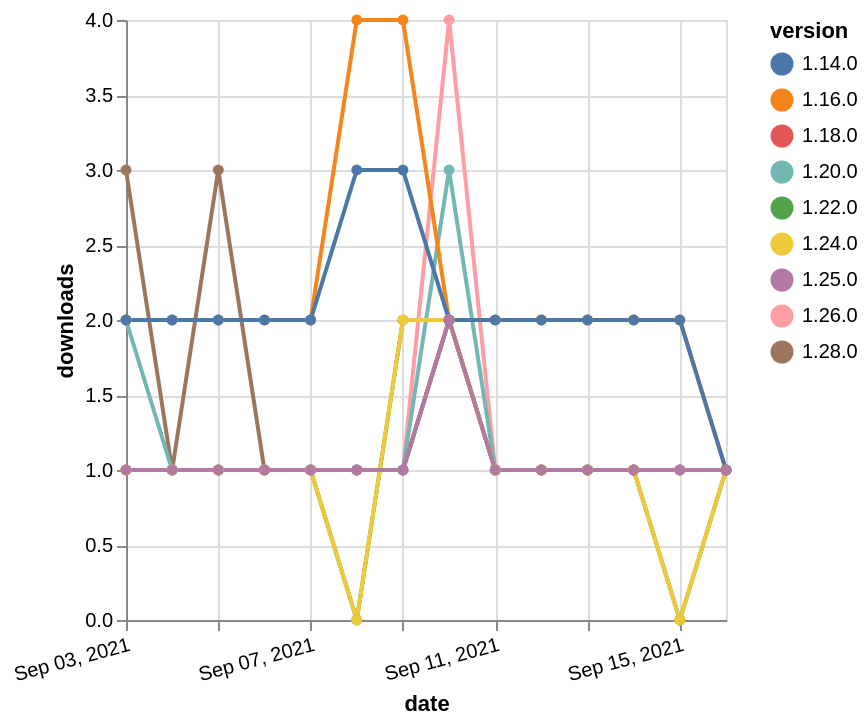

Vega-Lite specification stored for this chart:
### Vega-Lite specification from a JSON file in a GitHub repository (floating-point values rounded to 4 significant figures)
{"$schema": "https://vega.github.io/schema/vega-lite/v5.json", "description": "A simple bar chart with embedded data.", "data": {"values": [{"date": "2021-09-03", "total": 223, "delta": 1, "version": "1.18.0"}, {"date": "2021-09-04", "total": 224, "delta": 1, "version": "1.18.0"}, {"date": "2021-09-05", "total": 225, "delta": 1, "version": "1.18.0"}, {"date": "2021-09-06", "total": 226, "delta": 1, "version": "1.18.0"}, {"date": "2021-09-07", "total": 227, "delta": 1, "version": "1.18.0"}, {"date": "2021-09-08", "total": 228, "delta": 1, "version": "1.18.0"}, {"date": "2021-09-09", "total": 229, "delta": 1, "version": "1.18.0"}, {"date": "2021-09-10", "total": 231, "delta": 2, "version": "1.18.0"}, {"date": "2021-09-11", "total": 232, "delta": 1, "version": "1.18.0"}, {"date": "2021-09-12", "total": 233, "delta": 1, "version": "1.18.0"}, {"date": "2021-09-13", "total": 234, "delta": 1, "version": "1.18.0"}, {"date": "2021-09-14", "total": 235, "delta": 1, "version": "1.18.0"}, {"date": "2021-09-15", "total": 236, "delta": 1, "version": "1.18.0"}, {"date": "2021-09-16", "total": 237, "delta": 1, "version": "1.18.0"}, {"date": "2021-09-03", "total": 166, "delta": 1, "version": "1.22.0"}, {"date": "2021-09-04", "total": 167, "delta": 1, "version": "1.22.0"}, {"date": "2021-09-05", "total": 168, "delta": 1, "version": "1.22.0"}, {"date": "2021-09-06", "total": 169, "delta": 1, "version": "1.22.0"}, {"date": "2021-09-07", "total": 170, "delta": 1, "version": "1.22.0"}, {"date": "2021-09-08", "total": 170, "delta": 0, "version": "1.22.0"}, {"date": "2021-09-09", "total": 172, "delta": 2, "version": "1.22.0"}, {"date": "2021-09-10", "total": 174, "delta": 2, "version": "1.22.0"}, {"date": "2021-09-11", "total": 175, "delta": 1, "version": "1.22.0"}, {"date": "2021-09-12", "total": 176, "delta": 1, "version": "1.22.0"}, {"date": "2021-09-13", "total": 177, "delta": 1, "version": "1.22.0"}, {"date": "2021-09-14", "total": 178, "delta": 1, "version": "1.22.0"}, {"date": "2021-09-15", "total": 178, "delta": 0, "version": "1.22.0"}, {"date": "2021-09-16", "total": 179, "delta": 1, "version": "1.22.0"}, {"date": "2021-09-03", "total": 115, "delta": 3, "version": "1.28.0"}, {"date": "2021-09-04", "total": 116, "delta": 1, "version": "1.28.0"}, {"date": "2021-09-05", "total": 119, "delta": 3, "version": "1.28.0"}, {"date": "2021-09-06", "total": 120, "delta": 1, "version": "1.28.0"}, {"date": "2021-09-07", "total": 121, "delta": 1, "version": "1.28.0"}, {"date": "2021-09-08", "total": 122, "delta": 1, "version": "1.28.0"}, {"date": "2021-09-09", "total": 123, "delta": 1, "version": "1.28.0"}, {"date": "2021-09-10", "total": 125, "delta": 2, "version": "1.28.0"}, {"date": "2021-09-11", "total": 126, "delta": 1, "version": "1.28.0"}, {"date": "2021-09-12", "total": 127, "delta": 1, "version": "1.28.0"}, {"date": "2021-09-13", "total": 128, "delta": 1, "version": "1.28.0"}, {"date": "2021-09-14", "total": 129, "delta": 1, "version": "1.28.0"}, {"date": "2021-09-15", "total": 130, "delta": 1, "version": "1.28.0"}, {"date": "2021-09-16", "total": 131, "delta": 1, "version": "1.28.0"}, {"date": "2021-09-03", "total": 195, "delta": 1, "version": "1.26.0"}, {"date": "2021-09-04", "total": 196, "delta": 1, "version": "1.26.0"}, {"date": "2021-09-05", "total": 197, "delta": 1, "version": "1.26.0"}, {"date": "2021-09-06", "total": 198, "delta": 1, "version": "1.26.0"}, {"date": "2021-09-07", "total": 199, "delta": 1, "version": "1.26.0"}, {"date": "2021-09-08", "total": 200, "delta": 1, "version": "1.26.0"}, {"date": "2021-09-09", "total": 201, "delta": 1, "version": "1.26.0"}, {"date": "2021-09-10", "total": 205, "delta": 4, "version": "1.26.0"}, {"date": "2021-09-11", "total": 206, "delta": 1, "version": "1.26.0"}, {"date": "2021-09-12", "total": 207, "delta": 1, "version": "1.26.0"}, {"date": "2021-09-13", "total": 208, "delta": 1, "version": "1.26.0"}, {"date": "2021-09-14", "total": 209, "delta": 1, "version": "1.26.0"}, {"date": "2021-09-15", "total": 210, "delta": 1, "version": "1.26.0"}, {"date": "2021-09-16", "total": 211, "delta": 1, "version": "1.26.0"}, {"date": "2021-09-03", "total": 290, "delta": 2, "version": "1.20.0"}, {"date": "2021-09-04", "total": 291, "delta": 1, "version": "1.20.0"}, {"date": "2021-09-05", "total": 292, "delta": 1, "version": "1.20.0"}, {"date": "2021-09-06", "total": 293, "delta": 1, "version": "1.20.0"}, {"date": "2021-09-07", "total": 294, "delta": 1, "version": "1.20.0"}, {"date": "2021-09-08", "total": 295, "delta": 1, "version": "1.20.0"}, {"date": "2021-09-09", "total": 296, "delta": 1, "version": "1.20.0"}, {"date": "2021-09-10", "total": 299, "delta": 3, "version": "1.20.0"}, {"date": "2021-09-11", "total": 300, "delta": 1, "version": "1.20.0"}, {"date": "2021-09-12", "total": 301, "delta": 1, "version": "1.20.0"}, {"date": "2021-09-13", "total": 302, "delta": 1, "version": "1.20.0"}, {"date": "2021-09-14", "total": 303, "delta": 1, "version": "1.20.0"}, {"date": "2021-09-15", "total": 304, "delta": 1, "version": "1.20.0"}, {"date": "2021-09-16", "total": 305, "delta": 1, "version": "1.20.0"}, {"date": "2021-09-03", "total": 2373, "delta": 2, "version": "1.16.0"}, {"date": "2021-09-04", "total": 2375, "delta": 2, "version": "1.16.0"}, {"date": "2021-09-05", "total": 2377, "delta": 2, "version": "1.16.0"}, {"date": "2021-09-06", "total": 2379, "delta": 2, "version": "1.16.0"}, {"date": "2021-09-07", "total": 2381, "delta": 2, "version": "1.16.0"}, {"date": "2021-09-08", "total": 2385, "delta": 4, "version": "1.16.0"}, {"date": "2021-09-09", "total": 2389, "delta": 4, "version": "1.16.0"}, {"date": "2021-09-10", "total": 2391, "delta": 2, "version": "1.16.0"}, {"date": "2021-09-11", "total": 2393, "delta": 2, "version": "1.16.0"}, {"date": "2021-09-12", "total": 2395, "delta": 2, "version": "1.16.0"}, {"date": "2021-09-13", "total": 2397, "delta": 2, "version": "1.16.0"}, {"date": "2021-09-14", "total": 2399, "delta": 2, "version": "1.16.0"}, {"date": "2021-09-15", "total": 2401, "delta": 2, "version": "1.16.0"}, {"date": "2021-09-16", "total": 2402, "delta": 1, "version": "1.16.0"}, {"date": "2021-09-03", "total": 139, "delta": 1, "version": "1.24.0"}, {"date": "2021-09-04", "total": 140, "delta": 1, "version": "1.24.0"}, {"date": "2021-09-05", "total": 141, "delta": 1, "version": "1.24.0"}, {"date": "2021-09-06", "total": 142, "delta": 1, "version": "1.24.0"}, {"date": "2021-09-07", "total": 143, "delta": 1, "version": "1.24.0"}, {"date": "2021-09-08", "total": 143, "delta": 0, "version": "1.24.0"}, {"date": "2021-09-09", "total": 145, "delta": 2, "version": "1.24.0"}, {"date": "2021-09-10", "total": 147, "delta": 2, "version": "1.24.0"}, {"date": "2021-09-11", "total": 148, "delta": 1, "version": "1.24.0"}, {"date": "2021-09-12", "total": 149, "delta": 1, "version": "1.24.0"}, {"date": "2021-09-13", "total": 150, "delta": 1, "version": "1.24.0"}, {"date": "2021-09-14", "total": 151, "delta": 1, "version": "1.24.0"}, {"date": "2021-09-15", "total": 151, "delta": 0, "version": "1.24.0"}, {"date": "2021-09-16", "total": 152, "delta": 1, "version": "1.24.0"}, {"date": "2021-09-03", "total": 2275, "delta": 2, "version": "1.14.0"}, {"date": "2021-09-04", "total": 2277, "delta": 2, "version": "1.14.0"}, {"date": "2021-09-05", "total": 2279, "delta": 2, "version": "1.14.0"}, {"date": "2021-09-06", "total": 2281, "delta": 2, "version": "1.14.0"}, {"date": "2021-09-07", "total": 2283, "delta": 2, "version": "1.14.0"}, {"date": "2021-09-08", "total": 2286, "delta": 3, "version": "1.14.0"}, {"date": "2021-09-09", "total": 2289, "delta": 3, "version": "1.14.0"}, {"date": "2021-09-10", "total": 2291, "delta": 2, "version": "1.14.0"}, {"date": "2021-09-11", "total": 2293, "delta": 2, "version": "1.14.0"}, {"date": "2021-09-12", "total": 2295, "delta": 2, "version": "1.14.0"}, {"date": "2021-09-13", "total": 2297, "delta": 2, "version": "1.14.0"}, {"date": "2021-09-14", "total": 2299, "delta": 2, "version": "1.14.0"}, {"date": "2021-09-15", "total": 2301, "delta": 2, "version": "1.14.0"}, {"date": "2021-09-16", "total": 2302, "delta": 1, "version": "1.14.0"}, {"date": "2021-09-03", "total": 139, "delta": 1, "version": "1.25.0"}, {"date": "2021-09-04", "total": 140, "delta": 1, "version": "1.25.0"}, {"date": "2021-09-05", "total": 141, "delta": 1, "version": "1.25.0"}, {"date": "2021-09-06", "total": 142, "delta": 1, "version": "1.25.0"}, {"date": "2021-09-07", "total": 143, "delta": 1, "version": "1.25.0"}, {"date": "2021-09-08", "total": 144, "delta": 1, "version": "1.25.0"}, {"date": "2021-09-09", "total": 145, "delta": 1, "version": "1.25.0"}, {"date": "2021-09-10", "total": 147, "delta": 2, "version": "1.25.0"}, {"date": "2021-09-11", "total": 148, "delta": 1, "version": "1.25.0"}, {"date": "2021-09-12", "total": 149, "delta": 1, "version": "1.25.0"}, {"date": "2021-09-13", "total": 150, "delta": 1, "version": "1.25.0"}, {"date": "2021-09-14", "total": 151, "delta": 1, "version": "1.25.0"}, {"date": "2021-09-15", "total": 152, "delta": 1, "version": "1.25.0"}, {"date": "2021-09-16", "total": 153, "delta": 1, "version": "1.25.0"}]}, "width": "container", "mark": {"type": "line", "point": {"filled": true}}, "encoding": {"x": {"field": "date", "type": "temporal", "timeUnit": "yearmonthdate", "title": "date", "axis": {"labelAngle": -15}}, "y": {"field": "delta", "type": "quantitative", "title": "downloads"}, "color": {"field": "version", "type": "nominal"}, "tooltip": {"field": "delta"}}}
